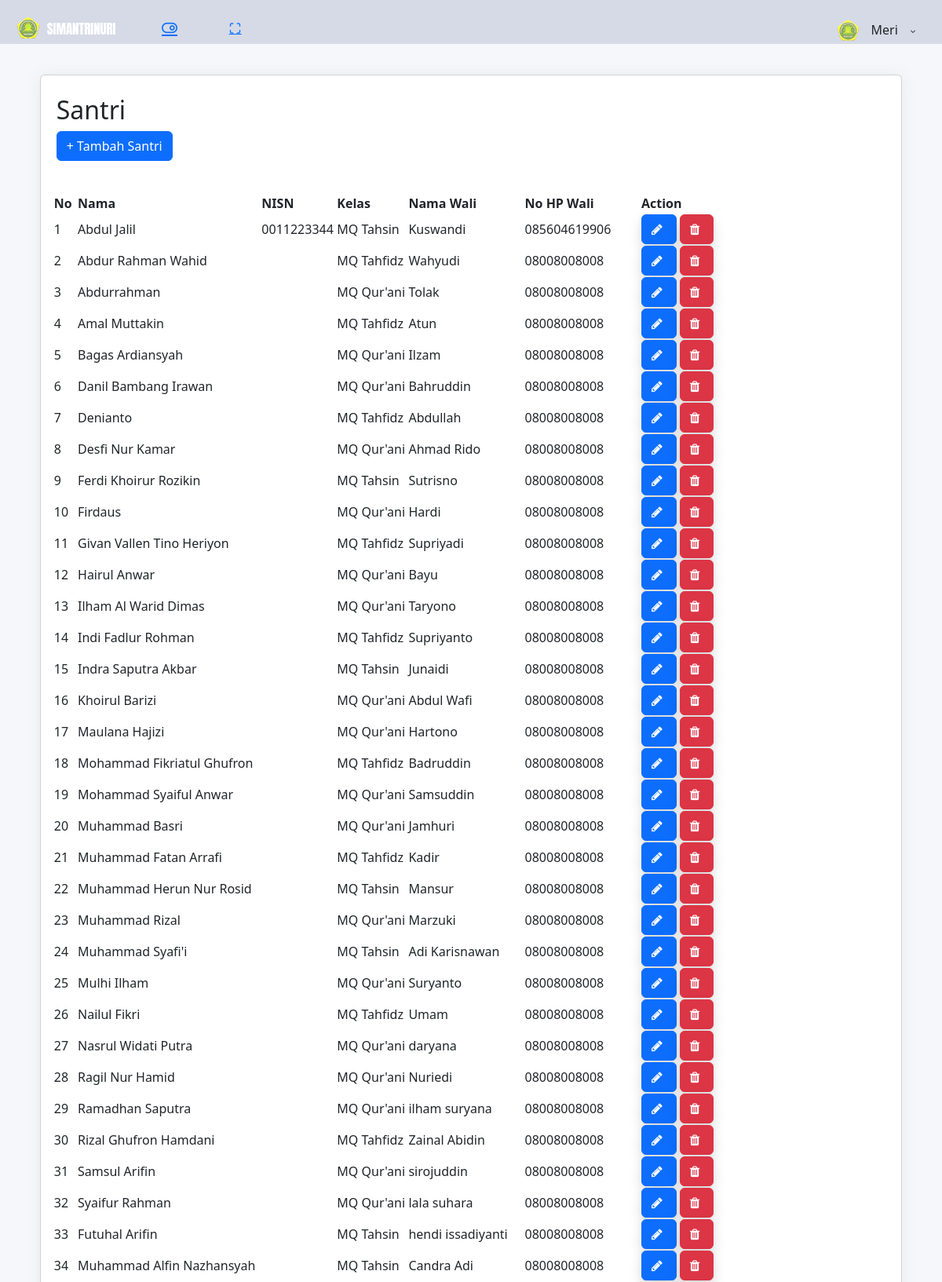
The page /dashboard/siswa.php (signed in, upper part) on the database its author committed.
### tables this page shows
CREATE TABLE `santri` (
  `id_santri` int(11) NOT NULL,
  `nama` varchar(255) DEFAULT NULL,
  `nisn` varchar(10) DEFAULT NULL,
  `email` varchar(255) DEFAULT NULL,
  `password` varchar(255) DEFAULT NULL,
  `id_kelas` int(11) DEFAULT NULL,
  `nama_wali` varchar(255) DEFAULT NULL,
  `nohp_wali` varchar(255) DEFAULT NULL
);

CREATE TABLE `kelas` (
  `id_kelas` int(11) NOT NULL,
  `nama` varchar(255) DEFAULT NULL
);

### dashboard/siswa.php (the view, shortened to what this page needs)
<?php
$pageTitle = "Santri";
include 'template/header.php';
include 'template/sidebar.php';
include '../connection.php';
?>
<div class="content-body">
    <div class="container-fluid">
        <div class="row">
            <div class="col-12">
                <div class="card">
                    <div class="card-header">
                        <h2> <?php echo $pageTitle; ?></h2> <a type="button" href="siswa_tambah.php" class="btn btn-rounded btn-primary">+ Tambah <?php echo $pageTitle; ?></a>
                    </div>
                    <div class="card-body">
                        <div class="table-responsive">
                            <table id="example" class="display" style="min-width: 845px">
                                <thead>
                                    <tr>
                                        <th>No</th>
                                        <th>Nama</th>
                                        <th>NISN</th>
                                        <th>Kelas</th>
                                        <th>Nama Wali</th>
                                        <th>No HP Wali</th>
                                        <th>Action</th>
                                    </tr>
                                </thead>
                                <tbody>
                                    <?php
                                    $query = "SELECT s.*, k.nama AS nama_kelas FROM santri s JOIN kelas k ON k.id_kelas = s.id_kelas";
                                    $result = mysqli_query($connection, $query);
                                    if (mysqli_num_rows($result) > 0) {
                                        $counter = 1;
                                        while ($row = mysqli_fetch_assoc($result)) {
                                    ?>
                                            <tr>
                                                <td><?php echo $counter++; ?></td>
                                                <td><?php echo $row['nama']; ?></td>
                                                <td><?php echo $row['nisn']; ?></td>
                                                <td><?php
                                                    echo $row['nama_kelas'];
                                                    ?></td>
                                                <td><?php echo $row['nama_wali']; ?></td>
                                                <td><?php echo $row['nohp_wali']; ?></td>
                                                <td>
                                                    <div class="d-flex">
                                                        <a href="siswa_update.php?id=<?php echo $row['id_santri']; ?>" class="btn btn-primary shadow btn-xs sharp me-1">
                                                            <i class="fa fa-pencil"></i>
                                                        </a>
                                                        <form method="post" action="">
                                                            <button type="submit" name="delete_student" class="btn btn-danger shadow btn-xs sharp" onclick="return confirm('Apa anda yakin ingin menghapus data santri ini ?');">
                                                                <i class="fa fa-trash"></i>
                                                            </button>
                                                        </form>
                                                    </div>
                                                </td>
                                            </tr>
                                        <?php
                                        }
                                    } else {
                                        ?>
                                        <tr>
                                            <td colspan="7">No data found.</td>
                                        </tr>
                                    <?php
                                    }
                                    ?>
                                </tbody>
                            </table>
                        </div>
                    </div>
                </div>
            </div>
        </div>
    </div>
</div>
<?php
include 'template/footer.php';
?>

### dashboard/template/header.php (shortened to what this page needs)
<?php
$userName = '';
if (isset($_SESSION['user_id'])) {
    $userId = $_SESSION['user_id'];
    include '../connection.php';
    $query = "SELECT * FROM admin WHERE id_admin = '$userId'";
    $result = mysqli_query($connection, $query);
    if (mysqli_num_rows($result) === 1) {
        $row = mysqli_fetch_assoc($result);
        $userName = $row['nama'];
    }
}
?>
<!DOCTYPE html>
<html lang="en">
<head>
    <link rel="stylesheet" type="text/css" href="..\files\bower_components\bootstrap\css\bootstrap.min.css">
    <link rel="stylesheet" type="text/css" href="..\files\assets\icon\feather\css\feather.css">
    <link rel="stylesheet" type="text/css" href="..\files\assets\icon\font-awesome\css\font-awesome.min.css">
    <link rel="stylesheet" type="text/css" href="..\files\assets\css\style.css">
    <link rel="stylesheet" type="text/css" href="..\files\assets\css\jquery.mCustomScrollbar.css">
    <link rel="stylesheet" href="https://cdn.jsdelivr.net/npm/bootstrap-select@1.13.14/dist/css/bootstrap-select.min.css">
    <link rel="stylesheet" href="https://cdn.jsdelivr.net/npm/bootstrap@5.3.0/dist/css/bootstrap.min.css">
    <link rel="stylesheet" href="https://cdn.jsdelivr.net/npm/bootstrap-select@1.13.14/dist/css/bootstrap-select.min.css">
</head>
<body>
    <div id="pcoded" class="pcoded">
        <div class="pcoded-container navbar-wrapper">
            <nav class="navbar header-navbar pcoded-header">
                <div class="navbar-wrapper">
                    <div class="navbar-logo">
                        <a class="mobile-menu" id="mobile-collapse" href="#!">
                            <i class="feather icon-menu"></i>
                        </a>
                        <a href="index-1.htm">
                            <img class="img-fluid" src="..\files\assets\images\logo.png" alt="Theme-Logo">
                        </a>
                    </div>
                    <div class="navbar-container container-fluid">
                        <ul class="nav-left">
                            <li>
                                <a href="#!" onclick="javascript:toggleFullScreen()">
                                    <i class="feather icon-maximize full-screen"></i>
                                </a>
                            </li>
                        </ul>
                        <ul class="nav-right">
                            <li class="user-profile header-notification">
                                <div class="dropdown-primary dropdown">
                                    <div class="dropdown-toggle" data-toggle="dropdown">
                                        <img src="..\files\assets\images\avatar.png" class="img-radius" alt="User-Profile-Image">
                                        <span><?php echo $userName; ?></span>
                                        <i class="feather icon-chevron-down"></i>
                                    </div>
                                </div>
                            </li>
                        </ul>
                    </div>
                </div>
            </nav>

### rows shown on the page
santri: nama "Abdul Jalil", nisn "0011223344", id_kelas.nama "MQ Tahsin", nama_wali "Kuswandi", nohp_wali "085604619906"
santri: nama "Abdur Rahman Wahid", id_kelas.nama "MQ Tahfidz", nama_wali "Wahyudi", nohp_wali "08008008008"
santri: nama "Abdurrahman", id_kelas.nama "MQ Qur'ani", nama_wali "Tolak", nohp_wali "08008008008"
santri: nama "Amal Muttakin", id_kelas.nama "MQ Tahfidz", nama_wali "Atun", nohp_wali "08008008008"
santri: nama "Bagas Ardiansyah", id_kelas.nama "MQ Qur'ani", nama_wali "Ilzam", nohp_wali "08008008008"
santri: nama "Danil Bambang Irawan", id_kelas.nama "MQ Qur'ani", nama_wali "Bahruddin", nohp_wali "08008008008"
santri: nama "Denianto", id_kelas.nama "MQ Tahfidz", nama_wali "Abdullah", nohp_wali "08008008008"
santri: nama "Desfi Nur Kamar", id_kelas.nama "MQ Qur'ani", nama_wali "Ahmad Rido", nohp_wali "08008008008"
santri: nama "Ferdi Khoirur Rozikin", id_kelas.nama "MQ Tahsin", nama_wali "Sutrisno", nohp_wali "08008008008"
santri: nama "Firdaus", id_kelas.nama "MQ Qur'ani", nama_wali "Hardi", nohp_wali "08008008008"
santri: nama "Givan Vallen Tino Heriyon", id_kelas.nama "MQ Tahfidz", nama_wali "Supriyadi", nohp_wali "08008008008"
santri: nama "Hairul Anwar", id_kelas.nama "MQ Qur'ani", nama_wali "Bayu", nohp_wali "08008008008"
santri: nama "Ilham Al Warid Dimas", id_kelas.nama "MQ Qur'ani", nama_wali "Taryono", nohp_wali "08008008008"
santri: nama "Indi Fadlur Rohman", id_kelas.nama "MQ Tahfidz", nama_wali "Supriyanto", nohp_wali "08008008008"
santri: nama "Indra Saputra Akbar", id_kelas.nama "MQ Tahsin", nama_wali "Junaidi", nohp_wali "08008008008"
santri: nama "Khoirul Barizi", id_kelas.nama "MQ Qur'ani", nama_wali "Abdul Wafi", nohp_wali "08008008008"
santri: nama "Maulana Hajizi", id_kelas.nama "MQ Qur'ani", nama_wali "Hartono", nohp_wali "08008008008"
santri: nama "Mohammad Fikriatul Ghufron", id_kelas.nama "MQ Tahfidz", nama_wali "Badruddin", nohp_wali "08008008008"
santri: nama "Mohammad Syaiful Anwar", id_kelas.nama "MQ Qur'ani", nama_wali "Samsuddin", nohp_wali "08008008008"
santri: nama "Muhammad Basri", id_kelas.nama "MQ Qur'ani", nama_wali "Jamhuri", nohp_wali "08008008008"
santri: nama "Muhammad Fatan Arrafi", id_kelas.nama "MQ Tahfidz", nama_wali "Kadir", nohp_wali "08008008008"
santri: nama "Muhammad Herun Nur Rosid", id_kelas.nama "MQ Tahsin", nama_wali "Mansur", nohp_wali "08008008008"
santri: nama "Muhammad Rizal", id_kelas.nama "MQ Qur'ani", nama_wali "Marzuki", nohp_wali "08008008008"
santri: nama "Muhammad Syafi'i", id_kelas.nama "MQ Tahsin", nama_wali "Adi Karisnawan", nohp_wali "08008008008"
santri: nama "Mulhi Ilham", id_kelas.nama "MQ Qur'ani", nama_wali "Suryanto", nohp_wali "08008008008"
santri: nama "Nailul Fikri", id_kelas.nama "MQ Tahfidz", nama_wali "Umam", nohp_wali "08008008008"
santri: nama "Nasrul Widati Putra", id_kelas.nama "MQ Qur'ani", nama_wali "daryana", nohp_wali "08008008008"
santri: nama "Ragil Nur Hamid", id_kelas.nama "MQ Qur'ani", nama_wali "Nuriedi", nohp_wali "08008008008"
santri: nama "Ramadhan Saputra", id_kelas.nama "MQ Qur'ani", nama_wali "ilham suryana", nohp_wali "08008008008"
santri: nama "Rizal Ghufron Hamdani", id_kelas.nama "MQ Tahfidz", nama_wali "Zainal Abidin", nohp_wali "08008008008"
santri: nama "Samsul Arifin", id_kelas.nama "MQ Qur'ani", nama_wali "sirojuddin", nohp_wali "08008008008"
santri: nama "Syaifur Rahman", id_kelas.nama "MQ Qur'ani", nama_wali "lala suhara", nohp_wali "08008008008"
santri: nama "Futuhal Arifin", id_kelas.nama "MQ Tahsin", nama_wali "hendi issadiyanti", nohp_wali "08008008008"
santri: nama "Muhammad Alfin Nazhansyah", id_kelas.nama "MQ Tahsin", nama_wali "Candra Adi", nohp_wali "08008008008"

### other values the page prints
$userName "Meri"
$pageTitle "Santri"
